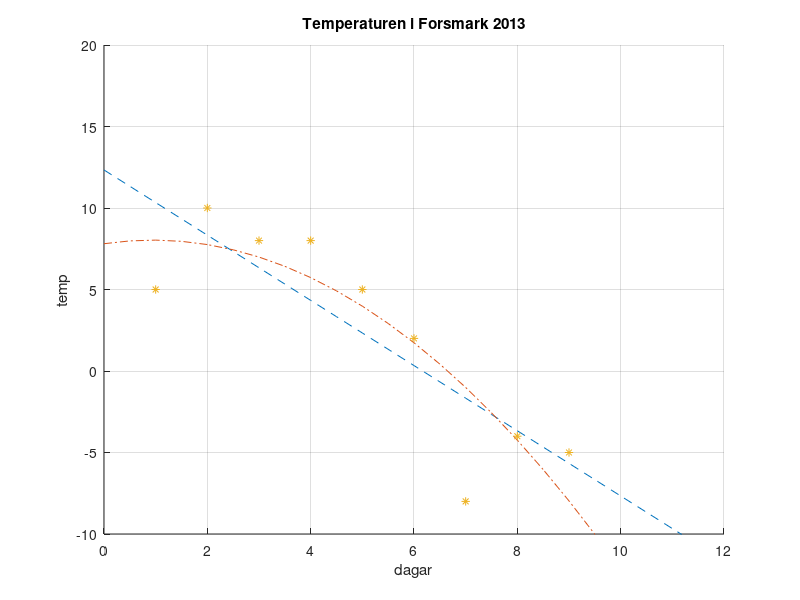

The MATLAB script that drew this image:

  % ---------------------------------------------------------
  % Program: templab.m
  % Author: Fredrik Jansson, fja@forsmarksskola.se
  % Purpose: Plot temperatures in Forsmark during a short period.
  % Version: 20140114_01
  % ---------------------------------------------------------
  dag = [ 1 2 3 4 5 6 7 8 9];
  temp = [ 5 10 8 8 5 2 -8 -4 -5];
  p1 = polyfit(dag,temp,1)
  p2 = polyfit(dag,temp,2)
  xcurve = 0:0.5:12;
  p1curve = polyval(p1,xcurve);
  p2curve = polyval(p2,xcurve);
  plot(xcurve,p1curve,'--',xcurve,p2curve,'-.', dag,temp,'*')
  xlabel('dagar')
  ylabel('temp')
  box off
  grid on
  title('Temperaturen i Forsmark 2013')
  ylim( [ -10 20 ] )
  print('templab.png')
